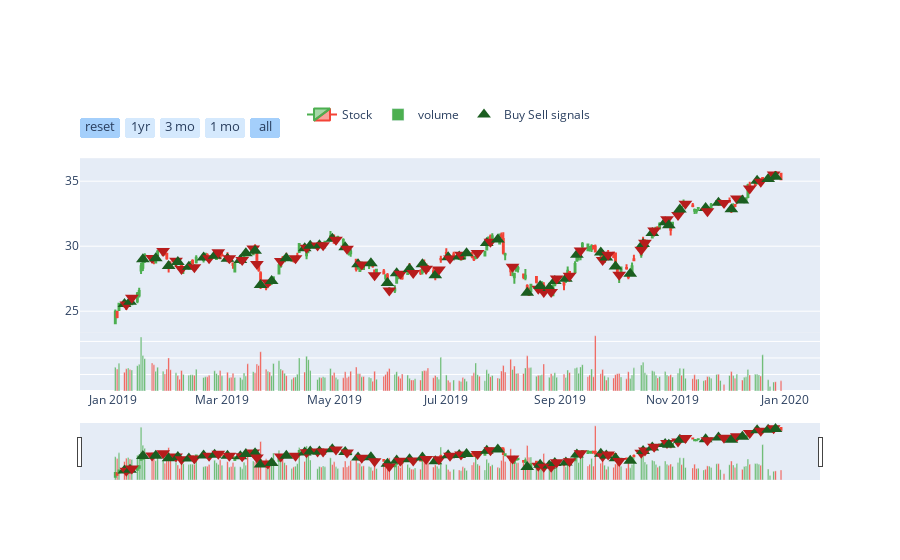

The notebook cell saved with this chart:
### Code cell
candlesticks = Candlesticks(x=combined_BAC, state_field="strategy1_state")
candlesticks.plot()

### Figure 1 — Plotly figure (JSON) as saved in the notebook; plotly's stock layout.template omitted (floating-point values rounded to 4 significant figures; data arrays with more than 128 entries replaced by an {"elided": "..."} marker saying what was removed)
{"data": [{"close": {"elided": "249 float values"}, "decreasing": {"line": {"color": "#f44336"}}, "high": {"elided": "249 float values"}, "increasing": {"line": {"color": "#4caf50"}}, "low": {"elided": "249 float values"}, "name": "Stock", "open": {"elided": "249 float values"}, "type": "candlestick", "x": {"elided": "249 str values"}, "yaxis": "y2"}, {"marker": {"color": {"elided": "249 str values"}}, "name": "volume", "type": "bar", "x": {"elided": "249 str values"}, "y": {"elided": "249 int values"}, "yaxis": "y"}, {"marker": {"color": ["#1b5e20", "#b71c1c", "#1b5e20", "#b71c1c", "#1b5e20", "#b71c1c", "#1b5e20", "#b71c1c", "#1b5e20", "#b71c1c", "#1b5e20", "#b71c1c", "#1b5e20", "#b71c1c", "#1b5e20", "#b71c1c", "#1b5e20", "#b71c1c", "#1b5e20", "#b71c1c", "#1b5e20", "#b71c1c", "#1b5e20", "#b71c1c", "#1b5e20", "#b71c1c", "#1b5e20", "#b71c1c", "#1b5e20", "#b71c1c", "#1b5e20", "#b71c1c", "#1b5e20", "#b71c1c", "#1b5e20", "#b71c1c", "#1b5e20", "#b71c1c", "#1b5e20", "#b71c1c", "#1b5e20", "#b71c1c", "#1b5e20", "#b71c1c", "#1b5e20", "#b71c1c", "#1b5e20", "#b71c1c", "#1b5e20", "#b71c1c", "#1b5e20", "#b71c1c", "#1b5e20", "#b71c1c", "#1b5e20", "#b71c1c", "#1b5e20", "#b71c1c", "#1b5e20", "#b71c1c", "#1b5e20", "#b71c1c", "#1b5e20", "#b71c1c", "#1b5e20", "#b71c1c", "#1b5e20", "#b71c1c", "#1b5e20", "#b71c1c", "#1b5e20", "#b71c1c", "#1b5e20", "#b71c1c", "#1b5e20", "#b71c1c", "#1b5e20", "#b71c1c", "#1b5e20", "#b71c1c", "#1b5e20", "#b71c1c", "#1b5e20", "#b71c1c", "#1b5e20", "#b71c1c", "#1b5e20", "#b71c1c", "#1b5e20", "#b71c1c", "#1b5e20", "#b71c1c", "#1b5e20", "#b71c1c", "#1b5e20", "#b71c1c", "#1b5e20", "#b71c1c", "#1b5e20", "#b71c1c", "#1b5e20", "#b71c1c", "#1b5e20", "#b71c1c", "#1b5e20", "#b71c1c", "#1b5e20", "#b71c1c", "#1b5e20"], "size": 12, "symbol": ["triangle-up", "triangle-down", "triangle-up", "triangle-down", "triangle-up", "triangle-down", "triangle-up", "triangle-down", "triangle-up", "triangle-down", "triangle-up", "triangle-down", "triangle-up", "triangle-down", "triangle-up", "triangle-down", "triangle-up", "triangle-down", "triangle-up", "triangle-down", "triangle-up", "triangle-down", "triangle-up", "triangle-down", "triangle-up", "triangle-down", "triangle-up", "triangle-down", "triangle-up", "triangle-down", "triangle-up", "triangle-down", "triangle-up", "triangle-down", "triangle-up", "triangle-down", "triangle-up", "triangle-down", "triangle-up", "triangle-down", "triangle-up", "triangle-down", "triangle-up", "triangle-down", "triangle-up", "triangle-down", "triangle-up", "triangle-down", "triangle-up", "triangle-down", "triangle-up", "triangle-down", "triangle-up", "triangle-down", "triangle-up", "triangle-down", "triangle-up", "triangle-down", "triangle-up", "triangle-down", "triangle-up", "triangle-down", "triangle-up", "triangle-down", "triangle-up", "triangle-down", "triangle-up", "triangle-down", "triangle-up", "triangle-down", "triangle-up", "triangle-down", "triangle-up", "triangle-down", "triangle-up", "triangle-down", "triangle-up", "triangle-down", "triangle-up", "triangle-down", "triangle-up", "triangle-down", "triangle-up", "triangle-down", "triangle-up", "triangle-down", "triangle-up", "triangle-down", "triangle-up", "triangle-down", "triangle-up", "triangle-down", "triangle-up", "triangle-down", "triangle-up", "triangle-down", "triangle-up", "triangle-down", "triangle-up", "triangle-down", "triangle-up", "triangle-down", "triangle-up", "triangle-down", "triangle-up", "triangle-down", "triangle-up", "triangle-down", "triangle-up"]}, "mode": "markers", "name": "Buy Sell signals", "type": "scatter", "x": ["2019-01-07T00:00:00", "2019-01-08T00:00:00", "2019-01-10T00:00:00", "2019-01-11T00:00:00", "2019-01-17T00:00:00", "2019-01-22T00:00:00", "2019-01-24T00:00:00", "2019-01-28T00:00:00", "2019-01-31T00:00:00", "2019-02-04T00:00:00", "2019-02-05T00:00:00", "2019-02-07T00:00:00", "2019-02-11T00:00:00", "2019-02-14T00:00:00", "2019-02-19T00:00:00", "2019-02-22T00:00:00", "2019-02-25T00:00:00", "2019-02-27T00:00:00", "2019-03-04T00:00:00", "2019-03-05T00:00:00", "2019-03-11T00:00:00", "2019-03-12T00:00:00", "2019-03-14T00:00:00", "2019-03-18T00:00:00", "2019-03-19T00:00:00", "2019-03-20T00:00:00", "2019-03-22T00:00:00", "2019-03-26T00:00:00", "2019-03-28T00:00:00", "2019-04-02T00:00:00", "2019-04-05T00:00:00", "2019-04-10T00:00:00", "2019-04-15T00:00:00", "2019-04-16T00:00:00", "2019-04-18T00:00:00", "2019-04-22T00:00:00", "2019-04-23T00:00:00", "2019-04-25T00:00:00", "2019-04-30T00:00:00", "2019-05-02T00:00:00", "2019-05-07T00:00:00", "2019-05-08T00:00:00", "2019-05-14T00:00:00", "2019-05-16T00:00:00", "2019-05-21T00:00:00", "2019-05-23T00:00:00", "2019-05-30T00:00:00", "2019-05-31T00:00:00", "2019-06-04T00:00:00", "2019-06-06T00:00:00", "2019-06-11T00:00:00", "2019-06-13T00:00:00", "2019-06-18T00:00:00", "2019-06-20T00:00:00", "2019-06-25T00:00:00", "2019-06-27T00:00:00", "2019-07-02T00:00:00", "2019-07-03T00:00:00", "2019-07-08T00:00:00", "2019-07-09T00:00:00", "2019-07-12T00:00:00", "2019-07-18T00:00:00", "2019-07-23T00:00:00", "2019-07-25T00:00:00", "2019-07-29T00:00:00", "2019-08-06T00:00:00", "2019-08-14T00:00:00", "2019-08-20T00:00:00", "2019-08-21T00:00:00", "2019-08-23T00:00:00", "2019-08-26T00:00:00", "2019-08-27T00:00:00", "2019-08-29T00:00:00", "2019-08-30T00:00:00", "2019-09-04T00:00:00", "2019-09-06T00:00:00", "2019-09-10T00:00:00", "2019-09-12T00:00:00", "2019-09-23T00:00:00", "2019-09-24T00:00:00", "2019-09-26T00:00:00", "2019-09-27T00:00:00", "2019-10-01T00:00:00", "2019-10-03T00:00:00", "2019-10-09T00:00:00", "2019-10-15T00:00:00", "2019-10-16T00:00:00", "2019-10-17T00:00:00", "2019-10-21T00:00:00", "2019-10-22T00:00:00", "2019-10-28T00:00:00", "2019-10-29T00:00:00", "2019-10-30T00:00:00", "2019-11-04T00:00:00", "2019-11-05T00:00:00", "2019-11-08T00:00:00", "2019-11-19T00:00:00", "2019-11-20T00:00:00", "2019-11-26T00:00:00", "2019-11-29T00:00:00", "2019-12-03T00:00:00", "2019-12-06T00:00:00", "2019-12-09T00:00:00", "2019-12-13T00:00:00", "2019-12-17T00:00:00", "2019-12-19T00:00:00", "2019-12-23T00:00:00", "2019-12-26T00:00:00", "2019-12-27T00:00:00"], "y": [25.56, 25.51, 25.73, 26.03, 28.99, 29.09, 29.08, 29.63, 28.47, 28.88, 28.78, 28.24, 28.41, 28.39, 29.13, 29.08, 29.27, 29.53, 29.03, 29.08, 28.94, 28.94, 29.46, 29.82, 29.65, 28.64, 27.01, 27.21, 27.33, 28.87, 29.08, 29.07, 29.84, 29.88, 30.03, 30.05, 30.07, 30.08, 30.58, 30.5, 29.92, 29.8, 28.62, 28.59, 28.69, 27.76, 27.16, 26.6, 27.92, 27.88, 28.24, 27.94, 28.62, 28.27, 27.76, 28.21, 29.15, 29.05, 29.2, 29.35, 29.45, 29.48, 30.25, 30.34, 30.52, 28.42, 26.42, 26.72, 26.93, 26.47, 26.78, 26.47, 27.33, 27.51, 27.49, 27.73, 29.35, 29.67, 29.52, 28.94, 29.13, 29.35, 28.44, 27.81, 27.89, 29.73, 30.17, 30.26, 31.02, 31.2, 31.84, 32.07, 31.62, 32.4, 32.82, 33.26, 32.94, 32.69, 33.35, 33.32, 32.84, 33.67, 33.51, 34.44, 35.04, 34.95, 35.17, 35.52, 35.35], "yaxis": "y2"}], "layout": {"legend": {"orientation": "h", "x": 0.3, "y": 0.9, "yanchor": "bottom"}, "xaxis": {"rangeselector": {"bgcolor": "rgba(150, 200, 250, 0.4)", "buttons": [{"count": 1, "label": "reset", "step": "all"}, {"count": 1, "label": "1yr", "step": "year", "stepmode": "backward"}, {"count": 3, "label": "3 mo", "step": "month", "stepmode": "backward"}, {"count": 1, "label": "1 mo", "step": "month", "stepmode": "backward"}, {"step": "all"}], "font": {"size": 13}, "visible": true, "x": 0, "y": 0.9}}, "yaxis": {"domain": [0, 0.2], "showticklabels": false}, "yaxis2": {"domain": [0.2, 0.8]}}}
